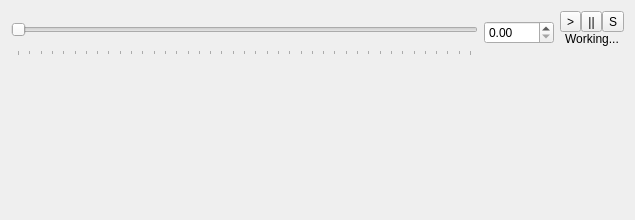
<?xml version="1.0" encoding="UTF-8"?>
<ui version="4.0">
 <class>TimelineWidget</class>
 <widget class="QWidget" name="TimelineWidget">
  <property name="geometry">
   <rect>
    <x>0</x>
    <y>0</y>
    <width>635</width>
    <height>220</height>
   </rect>
  </property>
  <property name="windowTitle">
   <string>Timeline</string>
  </property>
  <layout class="QHBoxLayout" name="horizontalLayout">
   <item>
    <layout class="QVBoxLayout" name="verticalLayout">
     <item>
      <widget class="QSlider" name="timeSlider">
       <property name="minimumSize">
        <size>
         <width>0</width>
         <height>45</height>
        </size>
       </property>
       <property name="maximum">
        <number>10000</number>
       </property>
       <property name="pageStep">
        <number>250</number>
       </property>
       <property name="tracking">
        <bool>true</bool>
       </property>
       <property name="orientation">
        <enum>Qt::Horizontal</enum>
       </property>
       <property name="invertedControls">
        <bool>false</bool>
       </property>
       <property name="tickPosition">
        <enum>QSlider::TicksBelow</enum>
       </property>
       <property name="tickInterval">
        <number>0</number>
       </property>
      </widget>
     </item>
     <item>
      <spacer name="verticalSpacer">
       <property name="orientation">
        <enum>Qt::Vertical</enum>
       </property>
       <property name="sizeHint" stdset="0">
        <size>
         <width>20</width>
         <height>40</height>
        </size>
       </property>
      </spacer>
     </item>
    </layout>
   </item>
   <item>
    <layout class="QVBoxLayout" name="verticalLayout_2">
     <item>
      <spacer name="verticalSpacer_4">
       <property name="orientation">
        <enum>Qt::Vertical</enum>
       </property>
       <property name="sizeType">
        <enum>QSizePolicy::Fixed</enum>
       </property>
       <property name="sizeHint" stdset="0">
        <size>
         <width>20</width>
         <height>10</height>
        </size>
       </property>
      </spacer>
     </item>
     <item>
      <widget class="QDoubleSpinBox" name="currentTimeSpinBox">
       <property name="minimumSize">
        <size>
         <width>70</width>
         <height>0</height>
        </size>
       </property>
       <property name="singleStep">
        <double>0.010000000000000</double>
       </property>
      </widget>
     </item>
     <item>
      <spacer name="verticalSpacer_3">
       <property name="orientation">
        <enum>Qt::Vertical</enum>
       </property>
       <property name="sizeHint" stdset="0">
        <size>
         <width>20</width>
         <height>40</height>
        </size>
       </property>
      </spacer>
     </item>
    </layout>
   </item>
   <item>
    <layout class="QGridLayout" name="gridLayout_2">
     <property name="sizeConstraint">
      <enum>QLayout::SetMinimumSize</enum>
     </property>
     <property name="spacing">
      <number>0</number>
     </property>
     <item row="0" column="0">
      <widget class="QToolButton" name="playButton">
       <property name="text">
        <string>&gt;</string>
       </property>
       <property name="icon">
        <iconset resource="../../../core/ui/Icons.qrc">
         <normaloff>:/data/resources/icons/play.png</normaloff>:/data/resources/icons/play.png</iconset>
       </property>
       <property name="checked">
        <bool>false</bool>
       </property>
      </widget>
     </item>
     <item row="0" column="1">
      <widget class="QToolButton" name="pauseButton">
       <property name="text">
        <string>||</string>
       </property>
       <property name="icon">
        <iconset resource="../../../core/ui/Icons.qrc">
         <normaloff>:/data/resources/icons/pause.png</normaloff>:/data/resources/icons/pause.png</iconset>
       </property>
      </widget>
     </item>
     <item row="0" column="2">
      <widget class="QToolButton" name="stopButton">
       <property name="text">
        <string>S</string>
       </property>
       <property name="icon">
        <iconset resource="../../../core/ui/Icons.qrc">
         <normaloff>:/data/resources/icons/stop.png</normaloff>:/data/resources/icons/stop.png</iconset>
       </property>
      </widget>
     </item>
     <item row="2" column="1">
      <spacer name="verticalSpacer_2">
       <property name="orientation">
        <enum>Qt::Vertical</enum>
       </property>
       <property name="sizeHint" stdset="0">
        <size>
         <width>20</width>
         <height>40</height>
        </size>
       </property>
      </spacer>
     </item>
     <item row="1" column="0" colspan="3">
      <widget class="QLabel" name="statusLabel">
       <property name="text">
        <string>Working...</string>
       </property>
       <property name="alignment">
        <set>Qt::AlignCenter</set>
       </property>
      </widget>
     </item>
    </layout>
   </item>
  </layout>
 </widget>
 <resources>
  <include location="../../../core/ui/Icons.qrc"/>
 </resources>
 <connections>
  <connection>
   <sender>timeSlider</sender>
   <signal>valueChanged(int)</signal>
   <receiver>TimelineWidget</receiver>
   <slot>timeSliderChanged(int)</slot>
   <hints>
    <hint type="sourcelabel">
     <x>236</x>
     <y>32</y>
    </hint>
    <hint type="destinationlabel">
     <x>317</x>
     <y>109</y>
    </hint>
   </hints>
  </connection>
  <connection>
   <sender>playButton</sender>
   <signal>pressed()</signal>
   <receiver>TimelineWidget</receiver>
   <slot>playButtonPressed()</slot>
   <hints>
    <hint type="sourcelabel">
     <x>560</x>
     <y>19</y>
    </hint>
    <hint type="destinationlabel">
     <x>317</x>
     <y>109</y>
    </hint>
   </hints>
  </connection>
  <connection>
   <sender>stopButton</sender>
   <signal>pressed()</signal>
   <receiver>TimelineWidget</receiver>
   <slot>stopButtonPressed()</slot>
   <hints>
    <hint type="sourcelabel">
     <x>609</x>
     <y>19</y>
    </hint>
    <hint type="destinationlabel">
     <x>317</x>
     <y>109</y>
    </hint>
   </hints>
  </connection>
  <connection>
   <sender>pauseButton</sender>
   <signal>pressed()</signal>
   <receiver>TimelineWidget</receiver>
   <slot>pauseButtonPressed()</slot>
   <hints>
    <hint type="sourcelabel">
     <x>585</x>
     <y>19</y>
    </hint>
    <hint type="destinationlabel">
     <x>317</x>
     <y>109</y>
    </hint>
   </hints>
  </connection>
  <connection>
   <sender>timeSlider</sender>
   <signal>sliderPressed()</signal>
   <receiver>TimelineWidget</receiver>
   <slot>timeSliderPressed()</slot>
   <hints>
    <hint type="sourcelabel">
     <x>236</x>
     <y>32</y>
    </hint>
    <hint type="destinationlabel">
     <x>317</x>
     <y>109</y>
    </hint>
   </hints>
  </connection>
  <connection>
   <sender>timeSlider</sender>
   <signal>sliderReleased()</signal>
   <receiver>TimelineWidget</receiver>
   <slot>timeSliderReleased()</slot>
   <hints>
    <hint type="sourcelabel">
     <x>236</x>
     <y>32</y>
    </hint>
    <hint type="destinationlabel">
     <x>317</x>
     <y>109</y>
    </hint>
   </hints>
  </connection>
 </connections>
 <slots>
  <slot>timeSliderChanged(int)</slot>
  <slot>playButtonPressed()</slot>
  <slot>pauseButtonPressed()</slot>
  <slot>stopButtonPressed()</slot>
  <slot>timeSliderPressed()</slot>
  <slot>timeSliderReleased()</slot>
 </slots>
</ui>
